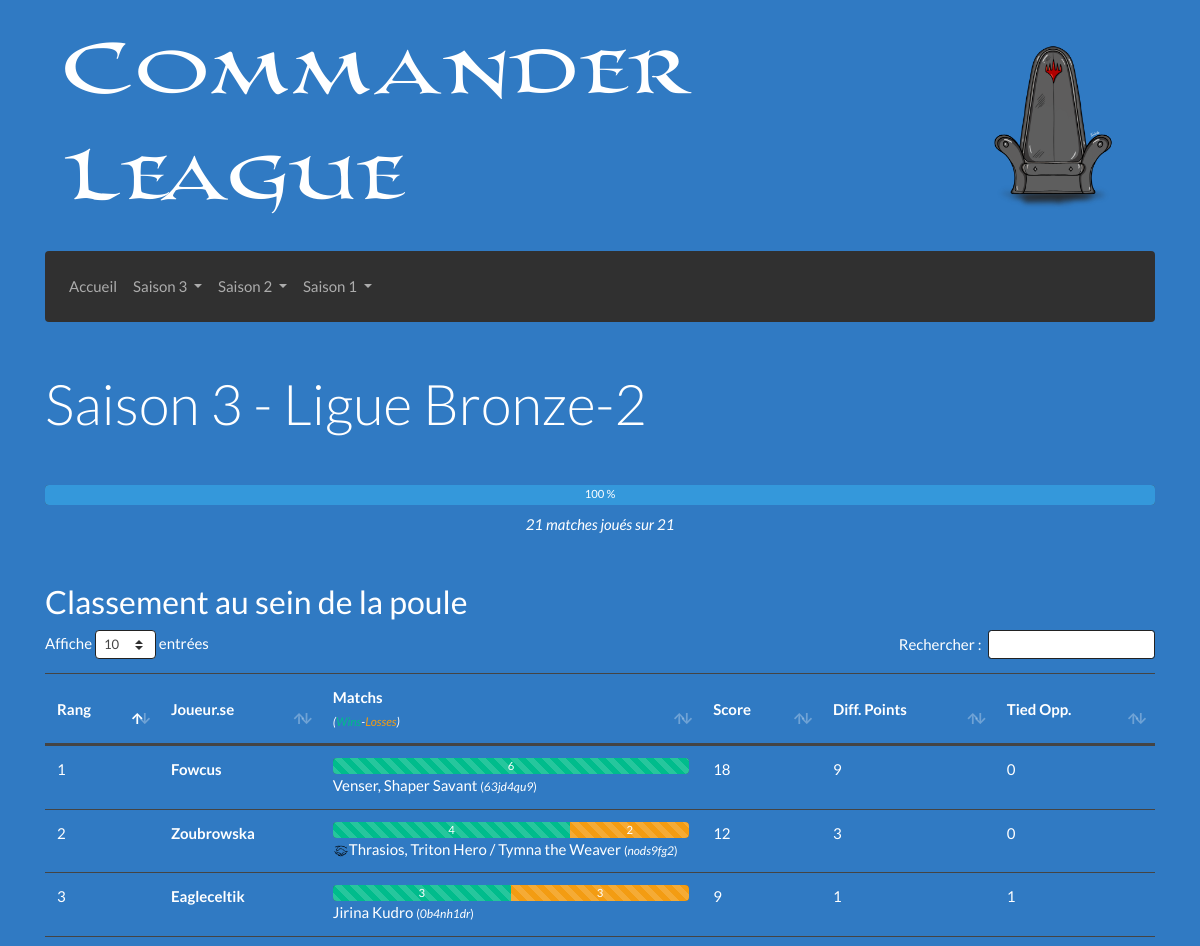
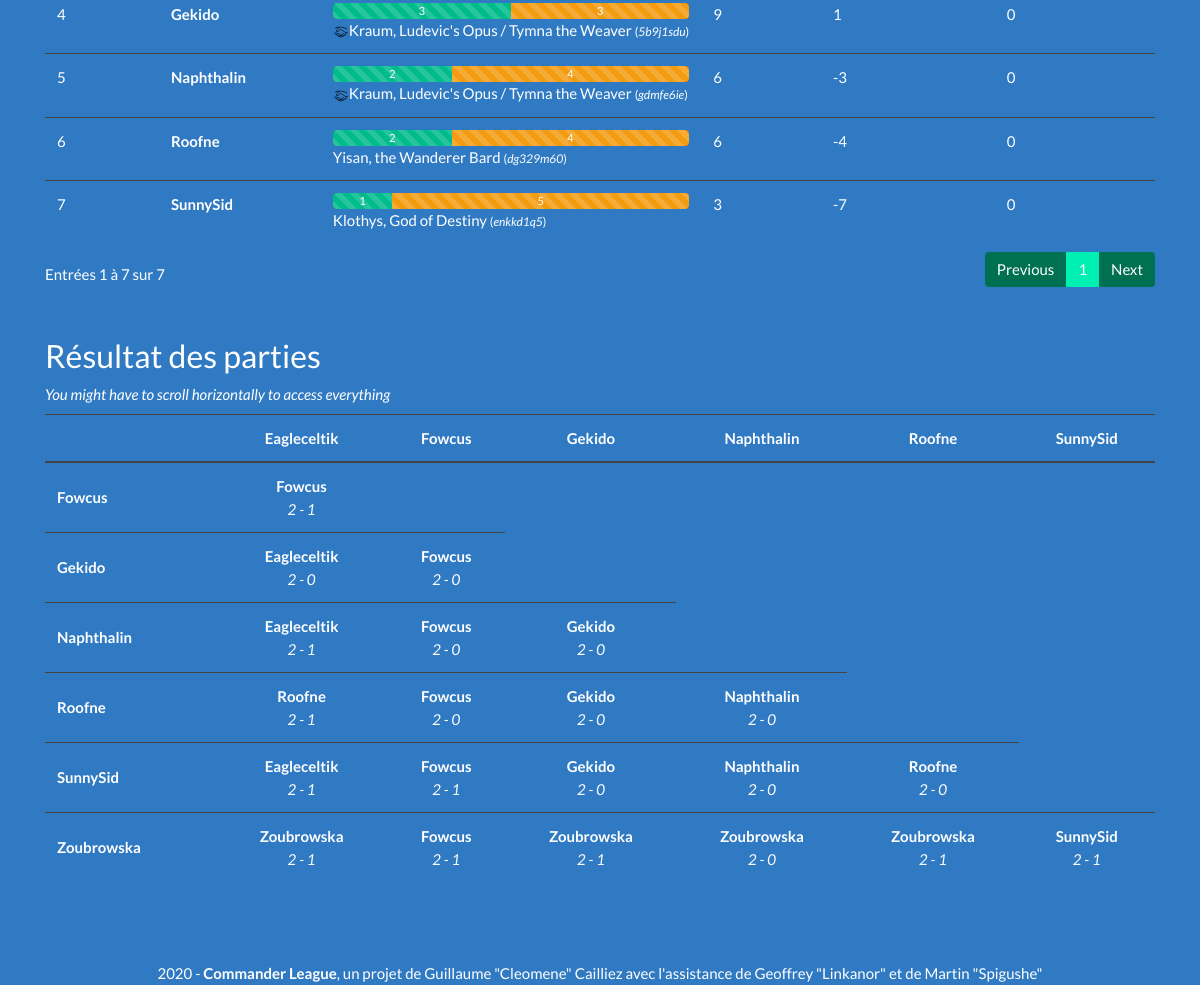
Screenshot of /Saison-3/Bronze-2 with the database file from the repository (2 pictures, top to bottom).
### tables this page shows
CREATE TABLE "decks" (
	"id_deck"	INTEGER PRIMARY KEY AUTOINCREMENT,
	"id_discord"	TEXT NOT NULL,
	"est_joue"	INTEGER NOT NULL,
	"cle_MV"	INTEGER NOT NULL,
	"hash"	TEXT NOT NULL,
	"liste"	TEXT NOT NULL,
	"general"	TEXT NOT NULL
);

CREATE TABLE "participants" (
	"id_discord"	TEXT,
	"pseudo"	TEXT NOT NULL,
	"nom_role"	TEXT NOT NULL,
	"elo"	INTEGER,
	PRIMARY KEY("id_discord")
);

### Afficher/Elements/Vue/Vue_Poule.php (called while the page is built)
<?php
function Affichage ($helper) {
	$affichage  = progressLigue($helper);
	$affichage .= afficherTableauClassement($helper);
	$affichage .= afficherTableauResultats($helper);
	return $affichage;
}

### Afficher/Controleur.php (called while the page is built, shortened)
<?php
function getContenu ()
{
	if (isset($_GET['saison']) && isset($_GET['ligue']))
	{
		$ligue = stripslashes($_GET['ligue']);
		if (preg_match("/Placement/", $ligue))
		{
			require_once 'Afficher/Pages/Placement/Controleur.php';
		}
		else if (preg_match("/Playoff/", $ligue))
		{
			require_once 'Afficher/Pages/Playoff/Controleur.php';
		}
		else
		{
			require_once 'Afficher/Pages/Ligue/Controleur.php';
		}
	}
	return Affichage($helper);
}
require_once 'Afficher/Vue.php';

### Afficher/Vue.php (called while the page is built)
<?php
$contenu = getContenu();
require_once 'Afficher/Elements/Gabarit.php';

### index.php (called while the page is built, shortened)
<?php
require_once 'Controleur.php';

### Afficher/Elements/Barres/BarreJoueur.php (called while the page is built)
<?php
require_once "Afficher/Elements/Barres/Vue_BarreJoueur.php";
function afficherBarreJoueur ($helper, $pseudo) {
	$nombreJoueurs = $helper['infos']['nbDecks'];
	$nombreMatches = $nombreJoueurs - 1;
	$widthMatch = round(100/$nombreMatches,2);
	$victoires = $helper[$pseudo]['victoires'];
	$defaites  = $helper[$pseudo]['defaites'];
	return barreJoueur($victoires , $defaites , $widthMatch);
}
?>

### Afficher/Pages/Ligue/Modele.php (called while the page is built, shortened)
<?php
function afficheGeneral ($texte) {
	$contraintes = "";
	if (preg_match('/\//i',$texte)) $contraintes .= "P";
	if ($contraintes == "") return $texte;
	if (preg_match('/p/i',$contraintes)) {
		$liste_partners = (preg_match('/c/i',$contraintes)) ? preg_split('/\(/',$texte)[0] : $texte;
		$partenaires = array(
			preg_split('/\/\//i',$liste_partners)[0],
			preg_split('/\/\//i',$liste_partners)[1]
		);
		$retour = imagePartenaires() . $partenaires[0] . " / " . $partenaires[1];
	}
	return $retour;
}

### Modele.php (called while the page is built, shortened)
<?php
function getBdd() {
	$bdd = new PDO("sqlite:BD/database.sqlite");
	    $bdd->setAttribute(PDO::ATTR_DEFAULT_FETCH_MODE, PDO::FETCH_ASSOC);
	    $bdd->setAttribute(PDO::ATTR_ERRMODE, PDO::ERRMODE_EXCEPTION);
	$bdd->query($_SESSION['dicoTables']['tableParticipants']);
	$bdd->query($_SESSION['dicoTables']['tableRoles']);
	$bdd->query($_SESSION['dicoTables']['tableDecks']);
	$bdd->query($_SESSION['dicoTables']['tableResultats']);
	$bdd->query($_SESSION['dicoTables']['tableLigues']);
	return $bdd;
}
function executerRequete($sql, $params = null) {
	if ($params == null) {
		$resultat = getBdd()->query($sql);
	} else {
		$resultat = getBdd()->prepare($sql);
		$resultat->execute($params);
	}
	return $resultat;
}

### Afficher/Elements/Helpers/Details.php (called while the page is built, shortened)
<?php
$helper = array();
$sql = "SELECT liste_decks FROM ligues
		WHERE num_saison = :s AND nom_ligue = :l;";
$helper['infos']['saison'] = $_GET['saison'];
$helper['infos']['ligue']  = ($_GET['saison'] < 3) ? preg_split("/-/",$_GET['ligue'])[0] : $_GET['ligue'];
$donnees = array(
	':l' => $_GET['ligue'],
	':s' => $helper['infos']['saison'],
);
$requete = executerRequete($sql,$donnees);
$resultat = $requete->fetch()['liste_decks'];
$_liste = preg_split('/, /i',$resultat);
$helper['infos']['decks'] = $_liste;
$_nbDecks = count($helper['infos']['decks']);
$helper['infos']['nbDecks'] = $_nbDecks;
$helper['infos']['max'] = $_nbDecks * ($_nbDecks - 1) / 2;
$helper['infos']['joues'] = 0;
$sql = "SELECT * FROM participants p
		JOIN decks d ON p.id_discord = d.id_discord
		WHERE d.id_deck = :id;";
for ($i = 0; $i < count($helper['infos']['decks']); $i++) {
	$requete = executerRequete($sql,array(':id'=>$helper['infos']['decks'][$i]));
	$resultat = $requete->fetch();
	$helper['infos']['pseudo'][] = $resultat['pseudo'];
	$helper['infos']['id_discord'][] = $resultat['id_discord'];
	$helper[$resultat['id_deck']] = array(
		'pseudo'		=> $resultat['pseudo'],
		'id_discord'	=> $resultat['id_discord'],
		'id_deck'		=> $resultat['id_deck'],
		'liste'			=> $resultat['liste'],
		'general'		=> $resultat['general'],
		'hash'			=> $resultat['hash'],
		'parties'		=> array(),
		'victoires'		=> 0,
		'defaites'		=> 0,
		'tiebreakers'	=> array(
			'matchPoints'			=> 0,
			'diffPoints'			=> 0,
			'tiedParticipants'		=> 0,
		),
	);
}

### Afficher/Pages/Ligue/Helper.php (called while the page is built)
<?php
require_once "Afficher/Elements/Helpers/Details.php";

### Afficher/Pages/Ligue/Controleur.php (called while the page is built, shortened)
<?php
require_once 'Afficher/Elements/Modele.php';
require_once 'Afficher/Pages/Ligue/Modele.php';
require_once 'Afficher/Pages/Ligue/Helper.php';

### Afficher/Elements/Tableaux/TableauResultats.php (the view)
<?php
require_once 'Afficher/Elements/Tableaux/Vue_TableauResultats.php';
function AfficherTableauResultats ($helper) {
	$retour  = "<h3 class='mt-3'>Résultat des parties</h3>";
	$retour .= "<p class='mb-2'><i>You might have to scroll horizontally to access everything</i></p>";
	$retour .=  tableauResultats($helper);
	$retour .= "<div class='my-5'></div>";
	return $retour;
}
function afficheResultat ($helper, $pseudo1, $pseudo2) {
	if (isset($helper[$pseudo1]['parties'][$pseudo2])) {
		$vainqueur = $helper[$pseudo1]['parties'][$pseudo2]['w_pseudo'];
		if ($vainqueur != $pseudo1) {
			$pseudo2 = $pseudo1;
			$pseudo1 = $vainqueur;
		}
		$resultat = $helper[$pseudo1]['parties'][$pseudo2]['string'];
		return "<strong>$vainqueur</strong><br><i>$resultat</i>";
	}
	return "<i>Partie à jouer</i>";
}

### Afficher/Elements/Tableaux/Vue_TableauClassement.php
<?php
function tableauClassement ($helper) {
	ob_start(); ?>
	<div class="table-responsive text-nowrap">
	<table id="tableClassement" class="table table-hover" aria-describedby="tableClassement">
		<thead>
			<tr>
				<th scope="col" class="sorting align-middle" aria-controls="tableClassement">Rang</th>
				<th scope="col" class="align-middle">Joueur.se</th>
				<th scope="col" class="align-middle col-2">
					Matchs<br>
					<i><small>(<span class="text-success">Wins</span>-<span class="text-warning">Losses</span>)</small></i>
				</th>
				<th scope="col" class="align-middle">
					Score
				</th>
				<th scope="col" class="align-middle">
					<span href="#" data-toggle="tooltip" title="Game won minus game lost">
						Diff. Points
					</span>
				</th>
				<th scope="col" class="align-middle">
					<span href="#" data-toggle="tooltip" title="Game won against tied opponents">
						Tied Opp.
					</span>
				</th>
			</tr>
		</thead>
		<tbody>
			<?php
			for ($i = 0; $i < count($helper['infos']['pseudo']); $i++) {
				$cle = $helper['infos']['pseudo'][$i];
			?>
			<tr>
				<td scope="row">
					<?= $helper['infos']['classement'][$cle] ?>
				</td>
				<td>
					<strong><?= $cle ?></strong>
				</td>
				<td>
					<?= afficherBarreJoueur($helper,$cle) ?>
					<?= afficheGeneral($helper[$cle]['general']) ?>
						<small>(<i><?= $helper[$cle]['hash'] ?></i>)</small>
				</td>
				<td>
					<?= $helper[$cle]['tiebreakers']['matchPoints'] ?>
				</td>
				<td>
					<?= $helper[$cle]['tiebreakers']['diffPoints'] ?>
				</td>
				<td>
					<?= $helper[$cle]['tiebreakers']['tiedParticipants'] ?>
				</td>
			</tr>
			<?php
			}
			?>
		</tbody>
	</table>
	</div>
	<?php return ob_get_clean();
}

### Afficher/Elements/Barres/Vue_BarreJoueur.php
<?php
function barreJoueur($victoires , $defaites , $widthMatch) {
	ob_start(); ?>
	<div class="progress">
		<div class="progress-bar progress-bar-striped bg-success" role="progressbar"
			style="width:<?= round($victoires*$widthMatch,2) ?>%"><?= $victoires ?></div>
		<div class="progress-bar progress-bar-striped bg-warning" role="progressbar"
			style="width:<?= round($defaites*$widthMatch,2) ?>%"><?= $defaites ?></div>
	</div>
	<?php return ob_get_clean();
}

### Afficher/Elements/Tableaux/Vue_TableauResultats.php
<?php
function tableauResultats ($helper) {
	ob_start(); ?>
	<div class="table-responsive mb-5">
	<table id="tableMatches" class="table table-hover" aria-describedby="tableMatches">
		<thead>
			<tr>
				<th scope="col" class="sorting" aria-controls="tableMatches"></th>
			<?php
			for ($i = 0; $i < (count($helper['infos']['pseudo'])-1); $i++) {
				$cle = $helper['infos']['pseudo'][$i];
				?>
				<th scope="col" class="text-center"><?= $cle ?></th>
				<?php
				}
			?>
			</tr>
		</thead>
		<tbody>
		<?php
		for ($i = 1; $i < count($helper['infos']['pseudo']); $i++) {
			$cle = $helper['infos']['pseudo'][$i];
			?>
			<tr>
				<td scope="row" class="align-middle">
					<strong><?= $cle ?></strong>
				</td>
				<?php for ($j = 0; $j < $i; $j++) : ?>
					<td class='align-middle text-center'>
						<?= afficheResultat($helper,$cle,$helper['infos']['pseudo'][$j]) ?>
					</td>
				<?php endfor; ?>
			</tr>
			<?php
		}
		?>
		</tbody>
	</table>
	</div>
	<?php return ob_get_clean();
}

### rows the page displays
decks: general "Venser, Shaper Savant", hash "63jd4qu9", id_discord.pseudo "Fowcus", id_discord.pseudo "2 - 0", id_discord.pseudo "2 - 1"
decks: general "Kraum, Ludevic's Opus / Tymna the Weaver", hash "gdmfe6ie", id_discord.pseudo "Naphthalin", id_discord.pseudo "2 - 0"
decks: general "Yisan, the Wanderer Bard", hash "dg329m60", id_discord.pseudo "Roofne", id_discord.pseudo "2 - 0"
decks: est_joue "1", general "Klothys, God of Destiny", hash "enkkd1q5"
decks: general "Thrasios, Triton Hero / Tymna the Weaver", hash "nods9fg2", id_discord.pseudo "Zoubrowska", id_discord.pseudo "2 - 1", id_discord.pseudo "2 - 0"
decks: id_discord.pseudo "Eagleceltik", id_discord.pseudo "2 - 0", id_discord.pseudo "2 - 1"
decks: id_discord.pseudo "Gekido", id_discord.pseudo "2 - 0"

### other values shown
$_GET['saison'] "3"
$_GET['ligue'] "Bronze-2"
$status "100"
$played "21"
$max "21"
$helper['infos']['classement'][$cle] "3"
$cle "Eagleceltik"
$victoires "3"
$defaites "3"
afficheGeneral($helper[$cle]['general']) "Jirina Kudro"
$helper[$cle]['hash'] "0b4nh1dr"
$helper[$cle]['tiebreakers']['matchPoints'] "9"
$helper[$cle]['tiebreakers']['diffPoints'] "1"
$helper[$cle]['tiebreakers']['tiedParticipants'] "1"
$helper['infos']['classement'][$cle] "1"
